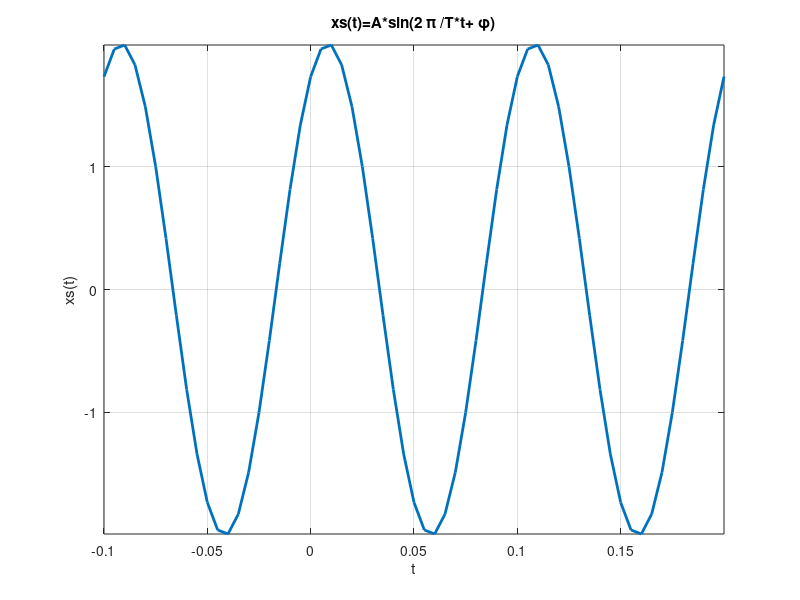
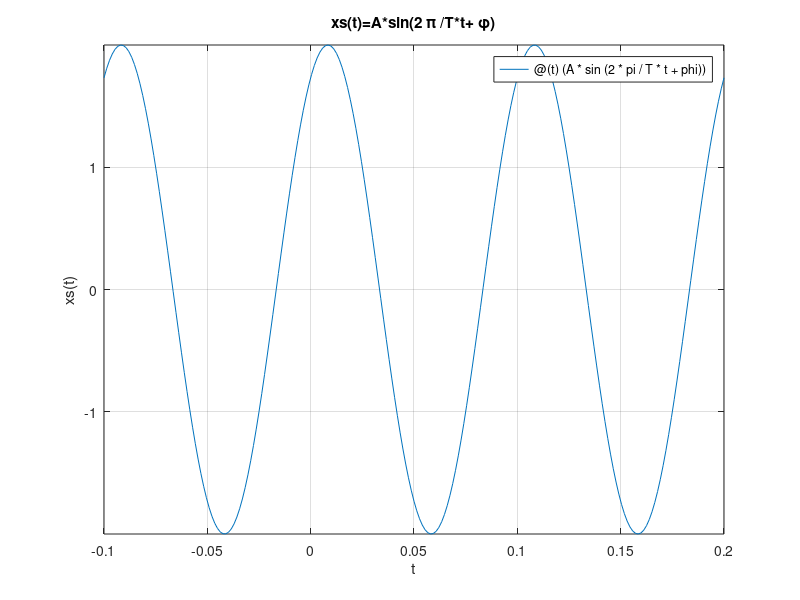

MATLAB code for these plots, in order:
A=2; T=1/10; phi=pi/3;
t1=-0.1; t2=0.2;

figure()
tstep=0.005;
t=t1:tstep:t2;
xs=A*sin(2*pi/T*t+phi);
plot(t,xs,'LineWidth',2);
grid on;
xlabel('t'),ylabel('xs(t)');
title('xs(t)=A*sin(2 \pi /T*t+ \phi)');
axis tight;

figure()
xs=@(t) (A*sin(2*pi/T*t+phi));
t=[t1 t2];
fplot(xs,t);
grid on;
xlabel('t'),ylabel('xs(t)');
title('xs(t)=A*sin(2 \pi /T*t+ \phi)');
axis tight;
